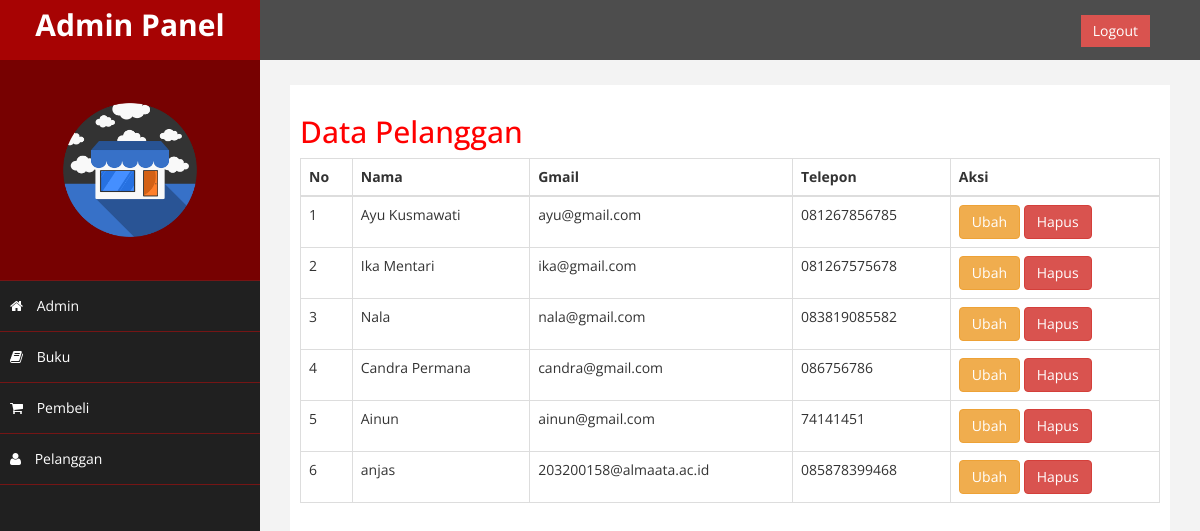
Screenshot of /admin/index.php?hal=pelanggan (signed in) with the database file from the repository.
### tables this page shows
CREATE TABLE `pelanggan` (
  `id_pelanggan` int(11) NOT NULL,
  `gmail_pelanggan` varchar(100) NOT NULL,
  `password_pelanggan` varchar(50) NOT NULL,
  `nama_pelanggan` varchar(100) NOT NULL,
  `telepon_pelanggan` varchar(25) NOT NULL
);

### admin/pelanggan.php (the view)
<h2>Data Pelanggan</h2>
<table class="table table-bordered">
	<thead>
		<tr>
			<th>No</th>
			<th>Nama</th>
			<th>Gmail</th>
			<th>Telepon</th>
			<th>Aksi</th>
		</tr>
	</thead>
	<tbody>
		<?php $nomor=1; ?>
		<?php $ambil=$koneksi->query("SELECT * FROM pelanggan"); ?>
		<?php while($pecah=$ambil->fetch_assoc()) { ?>
		<tr>
			<td> <?php echo $nomor; ?></td>
			<td> <?php echo $pecah["nama_pelanggan"]; ?></td>
			<td> <?php echo $pecah["gmail_pelanggan"]; ?></td>
			<td> <?php echo $pecah["telepon_pelanggan"]; ?></td>
			<td>
				<a href="index.php?hal=ubahpelanggan&id=<?php echo $pecah['id_pelanggan']; ?>" class="btn btn-warning">Ubah</a>
				<a href="index.php?hal=hapuspelanggan&id=<?php echo $pecah['id_pelanggan']; ?>" class="btn btn-danger">Hapus</a>
			</td>
		</tr>
		<?php $nomor++; ?>
		<?php } ?>
	</tbody>
</table>

### admin/assets/css/custom.css (style rules this page uses)
body { font-family: 'Open Sans', sans-serif; }
h2 { color: #f00; }

### rows the page displays
pelanggan: nama_pelanggan "Ayu Kusmawati", gmail_pelanggan "ayu@gmail.com", telepon_pelanggan "081267856785"
pelanggan: nama_pelanggan "Ika Mentari", gmail_pelanggan "ika@gmail.com", telepon_pelanggan "081267575678"
pelanggan: nama_pelanggan "Nala", gmail_pelanggan "nala@gmail.com", telepon_pelanggan "083819085582"
pelanggan: nama_pelanggan "Candra Permana", gmail_pelanggan "candra@gmail.com", telepon_pelanggan "086756786"
pelanggan: nama_pelanggan "Ainun", gmail_pelanggan "ainun@gmail.com", telepon_pelanggan "74141451"
pelanggan: nama_pelanggan "anjas", gmail_pelanggan "203200158@almaata.ac.id", telepon_pelanggan "085878399468"
